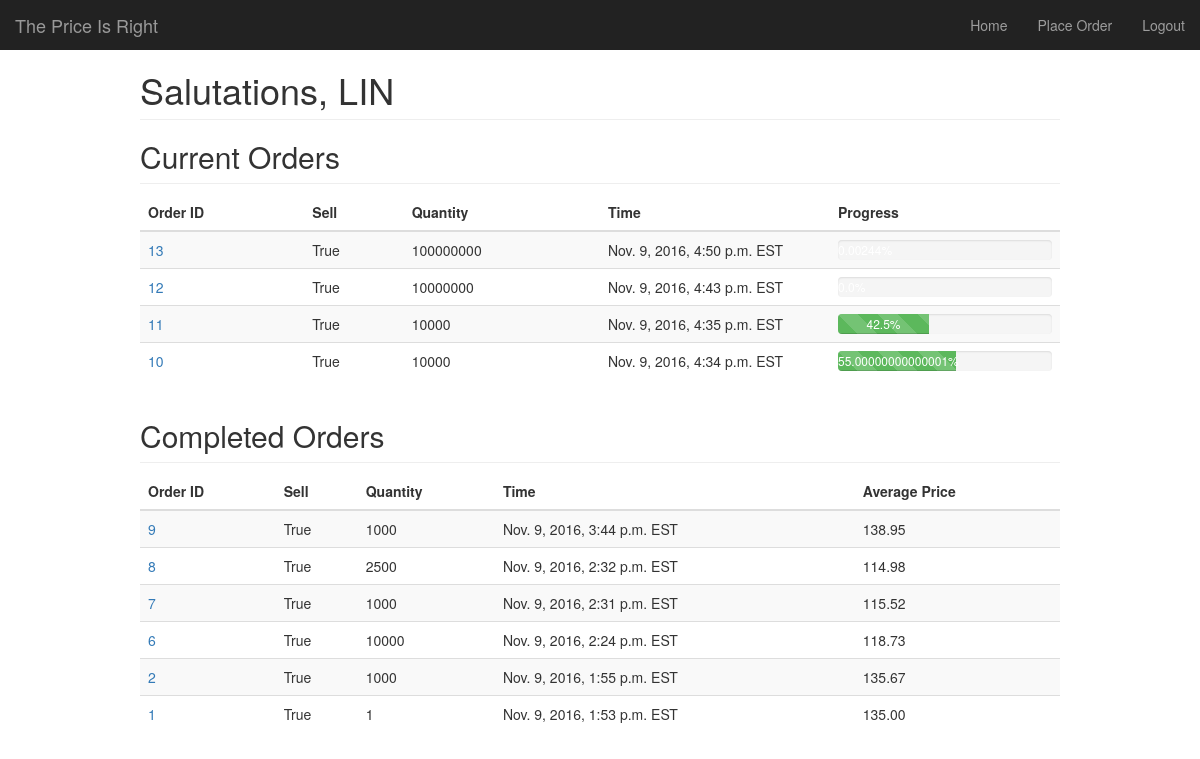
The app's page / (signed in), older data.
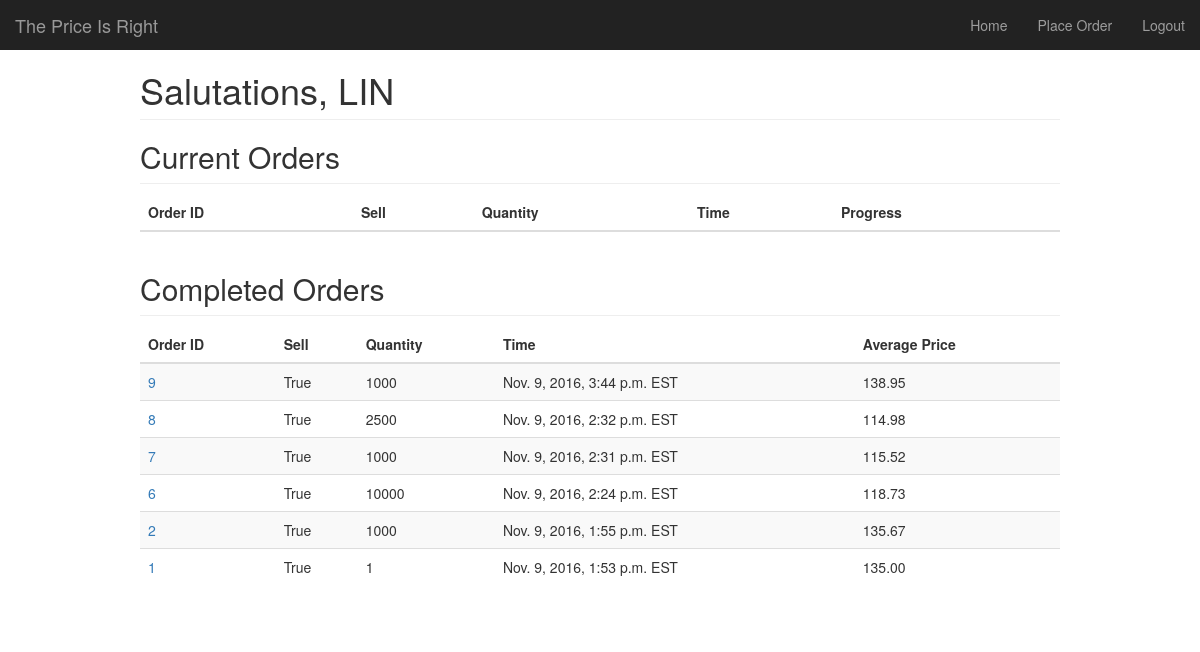
The same page, newer data.
### stocks/models.py (models this page shows)
@python_2_unicode_compatible
class ParentOrder(models.Model):
	quantity = models.IntegerField(blank=False, default=1)
	stock_type = models.CharField(max_length=20)
	is_sell = models.BooleanField(blank=False, default=True)
	time_executed = models.DateTimeField(blank=False, auto_now_add=True)
	user = models.ForeignKey(User, on_delete=models.CASCADE)
	IN_PROGRESS = 'P'
	COMPLETED = 'C'
	FAILED = 'F'
	STATUS_CHOICES = (
		(IN_PROGRESS, 'In Progress'),
		(COMPLETED, 'Completed'),
		(FAILED, 'Failed')
	)
	status = models.CharField(
		max_length=1,
		choices=STATUS_CHOICES,
		default=IN_PROGRESS
	)
	progress = models.FloatField(blank=False, default=0.0)
	def is_valid(self):
		if self.quantity <= 0:
			return False
		else:
			return True
	def verify_market_price(self, price_json):
		top_bid = price_json.get('top_bid')
		if top_bid is None:
			return False
		price = top_bid.get('price')
		if price is None:
			return False
		return True
	def query_market_price(self, number_of_tries=10):
		quote = json.loads(urllib2.urlopen(QUERY.format(self.id)).read())
		while not self.verify_market_price(quote):  # We failed to verify, the exchange simulator returned a bad response
			quote = json.loads(urllib2.urlopen(QUERY.format(self.id)).read())
			time.sleep(5)  # sleep 5 seconds before trying again
			number_of_tries -= 1
			if number_of_tries == 0:  # no tries left, we give up querying and selling
				return False
		price = float(quote['top_bid']['price'])
		print "Quoted at %s" % price
		return price
	def execute_sell(self, quantity, price):
		url   = ORDER.format(self.id, quantity, price)
		response = urllib2.urlopen(url).read()
		if response == "":
			order = {
			u'timestamp': datetime.datetime.now(),
			u'qty': quantity,
			u'side': u'sell',
			u'avg_price': 0.0
			}
		else:
			order = json.loads(response)
		return order
	def create_child(self, order, attempted_price):
		if (order['avg_price'] == 0.0):
			co = ChildOrder.objects.create(
				parent_order=self,
				quantity = order['qty'],
				is_successful=False,
				price=attempted_price
			)
		else:
			co = ChildOrder.objects.create(
				parent_order=self,
				quantity = order['qty'],
				is_successful=True,
				price=order['avg_price']
			)
			self.progress += (order['qty']/self.quantity) * 100
		print "child created: "
		print co
		co.save()
		return co
	def trade(self):
		if not self.is_valid():
			print "Problem, someone created a bad parent order that shouldn't even be here"
			return  # This code should never be reached, since if an order is not valid, we don't even create it
		number_of_successes = 0
		if ((self.quantity/10) < 10):
			maximum_child_size = self.quantity
		else:
			maximum_child_size = self.quantity / 10  # hardcoded to split by 10%
		child_order_size = maximum_child_size
		quantity_to_sell = self.quantity
		while quantity_to_sell > 0:
			price = self.query_market_price()
			if price is False:
				self.status = self.FAILED
				self.save()
				return
			price -= ORDER_DISCOUNT  # query is successful, update price accordingly
			if (quantity_to_sell < child_order_size):
				child_order_size = quantity_to_sell  # make sure child order size never exceeds what we have left to sell
			order = self.execute_sell(child_order_size, price)
			self.create_child(order, price)
			if (order['avg_price'] == 0.0):
				number_of_successes -= 1
			else:
				number_of_successes += 1
				quantity_to_sell -= order['qty']
			if (number_of_successes == FAILURE_TOLERANCE):
				child_order_size /= 2
				number_of_successes = 0
			elif (number_of_successes == SUCCESS_TOLERANCE and child_order_size < maximum_child_size):
				child_order_size *= 2
				number_of_successes = 0
			time.sleep(N)
		self.status = self.COMPLETED
		self.save() # we forgot to save after setting self.success=True. The update() function solves this
	def __str__(self):
		return str(self.id) + ": " + str(self.quantity) + " x " + self.stock_type + ' status:' + self.status

### authentication/views.py (the view)
# urls.py: url(r'^$', views.index, name='index'),
@login_required(login_url="login/")
def index(request):
    order_list = ParentOrder.objects.all().order_by('-time_executed')
    for order in order_list:
        child_sold = ChildOrder.objects.filter(parent_order=order.id).filter(is_successful=True).aggregate(Sum('quantity'))
        child_sold = child_sold['quantity__sum']
        if child_sold is None:
			order.progress = 0.0  # Why this logic jackie? # there was no logic it was 4am
        else:
			order.progress = (float(child_sold)/float(order.quantity)) * 100
        total_price = ChildOrder.objects.filter(parent_order=order.id).filter(is_successful=True).aggregate(total=Sum(F('price') * F('quantity')))
        total_price = total_price['total']
        if total_price is None:
            order.avg_price = 0.0
        else:
            order.avg_price = '{:,.2f}'.format(total_price/child_sold)
    context_dict = {'orders': order_list}
    return render(request, "index.html", context_dict)

### templates/index.html (shortened to what this page needs)
{% extends 'base.html' %}
{% load staticfiles %}
{% block head-extras %}
    <link href="{% static "stocks/dashboard.css" %}" rel="stylesheet">
{% endblock %}
{% block content %}
  <h2 class="sub-header">Current Orders</h2>
  <div class="table-responsive">
    <table class="table table-striped">
      <thead>
        <tr>
          <th>Order ID</th>
          <th>Sell</th>
          <th>Quantity</th>
          <th>Time</th>
          <th>Progress</th>
        </tr>
      </thead>
      {% if orders %}
        <tbody>
            {% for order in orders %}
                {% if order.status == 'P' %}
                    <tr>
                        <td> <a href="{% url 'order_detail' order.id %}">{{ order.id }} </a>
                        <td> {{ order.is_sell }}
                        <td> {{ order.quantity }}
                        <td class="col-md-3"> {{ order.time_executed }} EST
                        <td class="col-md-3">
                            <div class="progress">
                                <div class="progress-bar progress-bar-success progress-bar-striped active" role="progressbar" aria-valuenow="{{ order.progress }}" aria-valuemin="0" aria-valuemax="100" style="width:{{ order.progress }}%"> {{ order.progress }}%
                                </div>
                            </div>
                    </tr>
                {% endif %}
            {% endfor %}
        </tbody>
    {% endif %}
    </table>
  </div>
  <h2 class="sub-header">Completed Orders</h2>
  <div class="table-responsive">
    <table class="table table-striped">
      <thead>
        <tr>
          <th>Order ID</th>
          <th>Sell</th>
          <th>Quantity</th>
          <th>Time</th>
          <th>Average Price</th>
        </tr>
      </thead>
      {% if orders %}
        <tbody>
            {% for order in orders %}
                {% if order.status == 'C' %}
                    <tr>
                        <td> <a href="{% url 'order_detail' order.id %}">{{ order.id }} </a>
                        <td> {{ order.is_sell }}
                        <td> {{ order.quantity }}
                        <td> {{ order.time_executed }} EST
                        <td> {{ order.avg_price }}
                    </tr>
                {% endif %}
            {% endfor %}
        </tbody>
    {% endif %}
    </table>
  </div>
{% endblock %}

### templates/base.html (shortened to what this page needs)
{% load staticfiles %}
<!DOCTYPE html>
<html>
	<head>
	    <link href="{% static "bootstrap/js/bootstrap.min.js" %}" rel="stylesheet">
	    <link href="{% static "bootstrap/css/bootstrap.min.css" %}" rel="stylesheet">
	    {% block head-extras %}
	    {% endblock %}
	</head>
	<body>
		<nav class="navbar navbar-inverse navbar-fixed-top">
	      <div class="container-fluid">
	      	 <div class="navbar-header">
		       <a class="navbar-brand">The Price Is Right</a>
		    </div>
	        <div id="navbar" class="navbar-collapse collapse">
	          {% if user.is_authenticated %}
	          <ul class="nav navbar-nav navbar-right">
	            <li><a href="{% url 'index' %}">Home</a></li>
	            <li><a href="{% url 'place_order' %}">Place Order</a></li>
	            <li><a href="{% url 'logout' %}">Logout</a></li>
	          </ul>
	          {% endif %}
	        </div>
	      </div>
	    </nav>
	    <div class="container-fluid">
      	  <div class="row">
            <div class="col-sm-8 col-sm-offset-2 col-md-10 col-md-offset-1 main">
			{% if user.is_authenticated %}
				<h1 class="page-header">Salutations, {{ user }}</h1>
			{% endif %}
			{% block content %}
			{% endblock %}
			</div>
      	  </div>
     	</div>
	</body>
</html>

### static/stocks/dashboard.css (style rules this page uses)
body { padding-top: 50px; }
.sub-header { padding-bottom: 10px; border-bottom: 1px solid #eee; }
.navbar-fixed-top { border: 0; }
.main { padding: 20px; }
@media (min-width: 768px) { .main { padding-right: 40px; padding-left: 40px; } }
.main .page-header { margin-top: 0; }

Row changes from the older to the newer data that the page shows:
removed ParentOrder: id "13", is_sell "True", quantity "100000000", time_executed "Nov. 9, 2016, 4:50 p.m.", shown under "Current Orders"
removed ParentOrder: id "12", is_sell "True", quantity "10000000", time_executed "Nov. 9, 2016, 4:43 p.m.", shown under "Current Orders"
removed ParentOrder: id "11", is_sell "True", quantity "10000", time_executed "Nov. 9, 2016, 4:35 p.m.", progress "42.5", shown under "Current Orders"
removed ParentOrder: id "10", is_sell "True", quantity "10000", time_executed "Nov. 9, 2016, 4:34 p.m.", progress "55.00000000000001", shown under "Current Orders"
